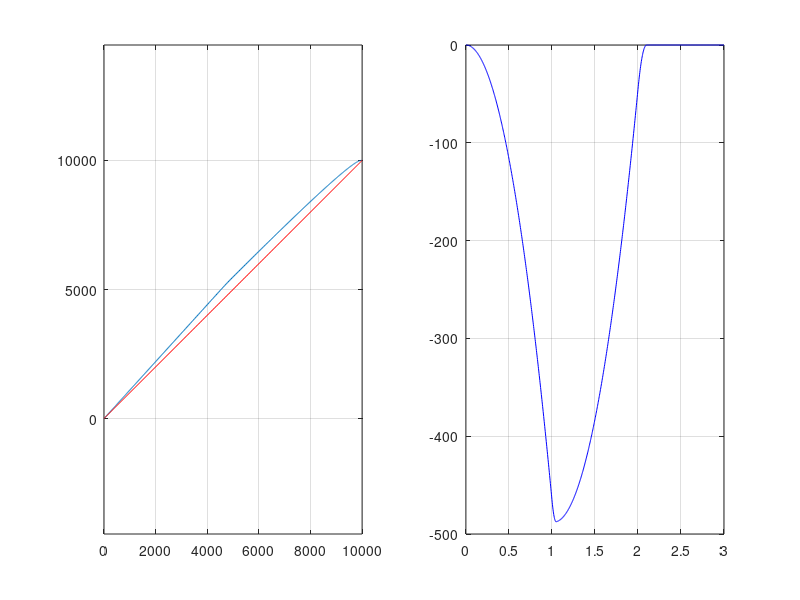

MATLAB code for this plot:
function straight1
clc
close all
clear all

t=linspace(0, 3, 1000);
taux=1.05;
tauy=1.0;

xtarget= 10000;
ytarget=10000;

x=xtarget*fun(t/taux);
y=ytarget*fun(t/tauy);

subplot(1, 2, 1)
plot(x, y, '-');
p=polyfit(x, y, 1)
p(2)=0;
p(1)=ytarget/xtarget;
fit=polyval(p, x);
grid on
axis equal
hold on
plot(x, fit, 'r')
subplot(1, 2, 2)
plot(t, fit-y, 'b')
grid on
end


function x=fun(u)

x=0.5*(u.^2).*(u<1)+(1-0.5*(2-u).^2).*(u>=1 & u<2) + (u>=2);

end
